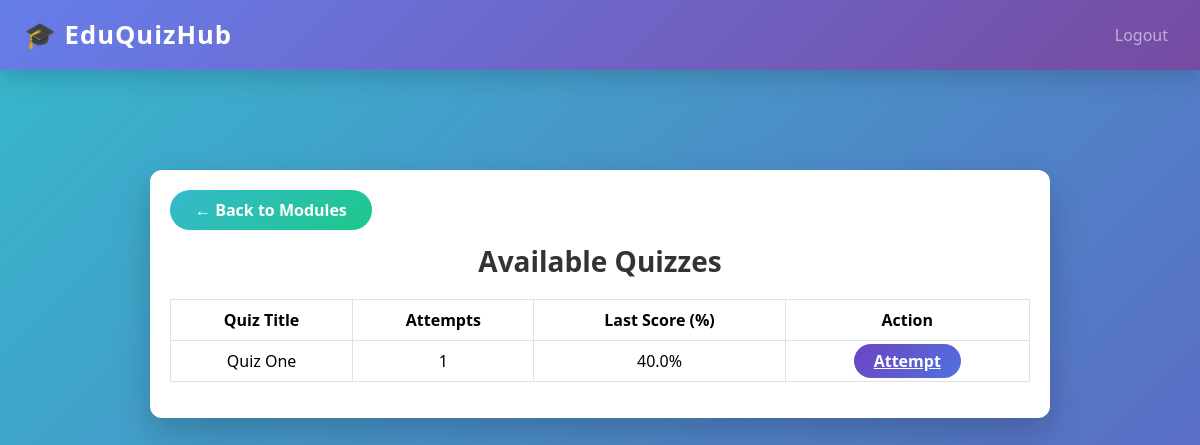
Screenshot of /student/module/1/quizzes (signed in) with the database file from the repository.
### tables this page shows
CREATE TABLE quizzes (
    id INTEGER PRIMARY KEY AUTOINCREMENT,
    module_id INTEGER NOT NULL,
    title TEXT NOT NULL,
    time_limit INTEGER,
    is_active INTEGER DEFAULT 0,
    FOREIGN KEY (module_id) REFERENCES modules(id)
);

### app.py (the view)
@app.route("/student/module/<int:module_id>/quizzes")
def module_quizzes(module_id):
    if session.get("role") != "student":
        return redirect(url_for("login"))
    quizzes = get_student_module_quizzes(session["user_id"], module_id)
    return render_template(
        "module_quizzes.html",
        quizzes=quizzes
    )

### db/db.py (called while the page is built)
def get_db_connection():
    conn = sqlite3.connect(DB_NAME)
    conn.row_factory = sqlite3.Row
    return conn

def get_student_module_quizzes(student_id, module_id):
    with get_db_connection() as conn:
        return conn.execute(
            """
            SELECT q.*,
                   IFNULL(a.attempt_count, 0) AS attempt_count,
                   IFNULL(a.percentage, 0) AS last_percentage
            FROM quizzes q
            LEFT JOIN (
                SELECT quiz_id,
                       COUNT(*) AS attempt_count,
                       ROUND(MAX(score*100.0/total_questions), 2) AS percentage
                FROM attempts
                WHERE student_id = ?
                GROUP BY quiz_id
            ) a ON q.id = a.quiz_id
            WHERE q.module_id = ? AND q.is_active = 1
            """,
            (student_id, module_id)
        ).fetchall()

### templates/module_quizzes.html (shortened to what this page needs)
{% extends "base.html" %}
{% block content %}
<div class="table-wrapper">
    <a href="{{ url_for('student_modules') }}" class="btn-back">← Back to Modules</a>
    <h3>Available Quizzes</h3>
    {% if quizzes %}
    <table class="table table-bordered">
        <thead>
            <tr>
                <th>Quiz Title</th>
                <th>Attempts</th>
                <th>Last Score (%)</th>
                <th>Action</th>
            </tr>
        </thead>
        <tbody>
            {% for quiz in quizzes %}
            <tr>
                <td>{{ quiz.title }}</td>
                <td>{{ quiz.attempt_count }}</td>
                <td>{{ quiz.last_percentage }}%</td>
                <td>
                    <a href="{{ url_for('attempt_quiz', quiz_id=quiz.id) }}" class="btn-attempt">
                        Attempt
                    </a>
                </td>
            </tr>
            {% endfor %}
        </tbody>
    </table>
    {% else %}
        <p class="text-center text-dark">No active quizzes in this module.</p>
    {% endif %}
</div>
{% endblock %}

### static/css/style.css (style rules this page uses)
body { background-color: #f8f9fa; }
h1, h2, h3 { color: #0d6efd; }

### templates/base.html (style rules this page uses)
html, body { width: 100%; margin: 0; padding: 0; overflow-x: hidden; font-family: "Segoe UI", sans-serif; background: #f4f6fb; }

### templates/module_quizzes.html (style rules this page uses)
html, body { font-family: 'Segoe UI', sans-serif; background: linear-gradient(-45deg, #4e73df, #1cc88a, #6f42c1, #36b9cc); background-size: 400% 400%; animation: gradientMove 12s ease infinite; margin: 0; padding: 0; }
.table-wrapper { max-width: 900px; margin: 50px auto; background: #fff; border-radius: 12px; padding: 20px; box-shadow: 0 15px 35px rgba(0,0,0,0.2); }
.table-wrapper h3 { font-weight: 900; color: #333; margin-bottom: 20px; text-align: center; }
.table thead { background: #6f42c1; color: #fff; }
.table th, .table td { text-align: center; vertical-align: middle; }
.btn-attempt { border-radius: 50px; padding: 6px 20px; font-weight: 700; color: #fff; background: linear-gradient(135deg, #6f42c1, #4e73df); border: none; transition: all 0.3s ease; }
.btn-back { display: inline-block; border-radius: 50px; padding: 8px 25px; font-weight: 700; color: #fff; background: linear-gradient(135deg, #36b9cc, #1cc88a); border: none; margin-bottom: 15px; text-decoration: none; transition: all 0.3s ease; }

### rows the page displays
quizzes: title "Quiz One", attempt_count "1", last_percentage "40.0"
